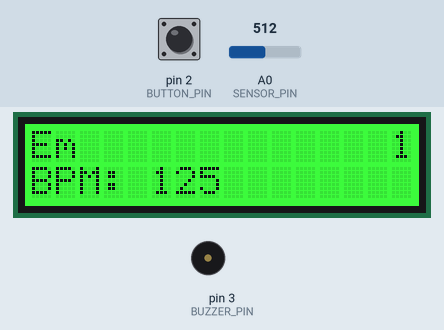
Bench run of a sketch on a simulated Arduino Uno, built with avr-gcc and run on an emulated ATmega328P. Parts: 16×2 character LCD, buzzer (waves = sounding). The test bench sets the inputs (shaded band); at power-on: pin 2 (BUTTON_PIN) LOW, A0 (SENSOR_PIN) = 512. Random numbers use the default seed unless the sketch sets one; what the sketch prints to the serial monitor is not drawn.

Above: at 0.82 s.
1.3 s: pin 2 (BUTTON_PIN) pulled HIGH for 2.1 s
At 2.31 s:
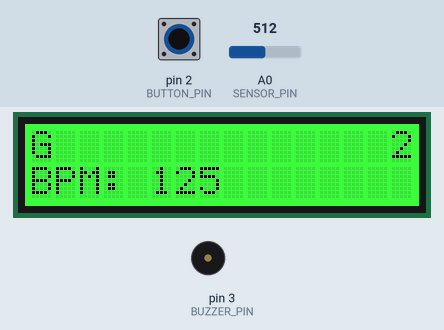
4.9 s: pin 2 (BUTTON_PIN) pulled HIGH for 2.1 s
At 6.24 s:
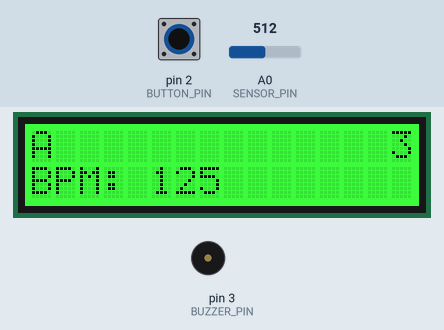
8.5 s: A0 (SENSOR_PIN) set to 0
At 10.8 s:
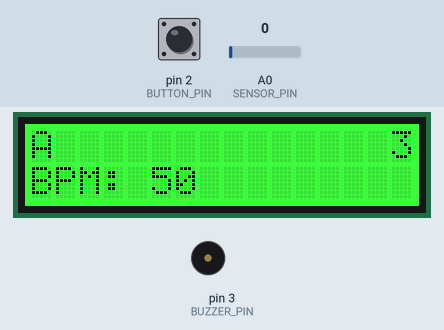
14.1 s: A0 (SENSOR_PIN) set to 306
At 15.2 s:
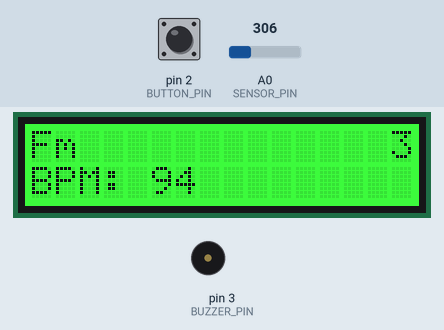
16.8 s: A0 (SENSOR_PIN) set to 900
At 18.48 s:
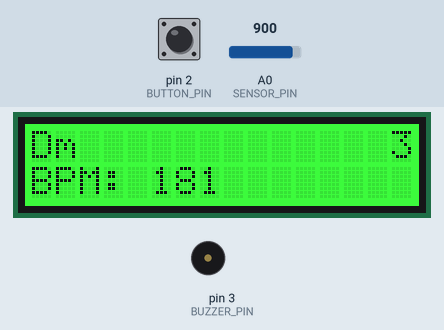
19.2 s: pin 2 (BUTTON_PIN) pulled HIGH for 2.1 s
At 22.55 s:
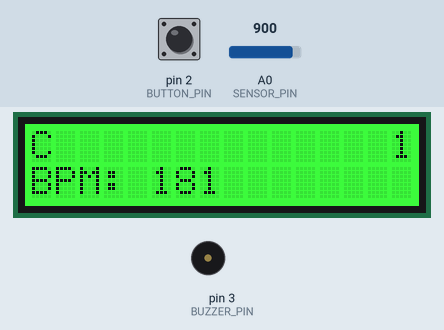
Timing chart, 0 to 23.8 s (numbered marks = the images above; inputs shaded):
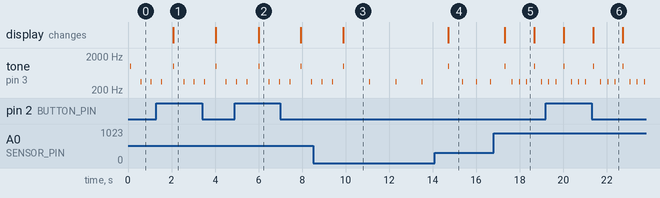

Measured:
- by itself, tone on pin 3 (BUZZER_PIN): plays 350 Hz for 0.01 s, 350 Hz for 0.01 s, 1000 Hz for 0.01 s, 350 Hz for 0.01 s, 350 Hz for 0.01 s, 350 Hz for 0.01 s
- what the display in image 5 shows lasts 1.4 s, from 17.3 s to 18.7 s

The sketch:

final_product.ino
```cpp
#include <Wire.h>
#include "rgb_lcd.h"

rgb_lcd lcd;

// Pin assignments
const int SENSOR_PIN = A0;   // Rotary angle sensor input pin
const int BUZZER_PIN = 3;    // Buzzer output pin
const int BUTTON_PIN = 2;    // button pin

// Variables
int sensorValue = 0;         // Current sensor value
int buzzerVolume = 128;      // Buzzer volume, range from 0 to 255
int buzzerPitch = 350;       // Buzzer pitch, in Hz
int delayTime = 500;         // Delay time between TIK TIK patterns, in milliseconds
String chords[] = {"Em", "C", "G", "D"};  // Array of chords to display
String chords1[] = {"G", "D", "Am", "C"};  // Array of chords to display
String strings[] = {"C", "D", "E", "G","A", "Cm", "Dm", "Em","Fm","Gm"};
int chordIndex = 0;          // Index of current chord to display
int z = 0;
int bpm = 0;

void setup() {
  // Set up buzzer pin as output
  pinMode(BUZZER_PIN, OUTPUT);
  pinMode(BUTTON_PIN, INPUT);

  // Set up LCD
  lcd.begin(16, 2);
  lcd.setRGB(0, 255, 0);     // Set LCD backlight color to green

  // Serial communication for debugging
  Serial.begin(9600);

  bool buttonState = digitalRead(BUTTON_PIN);
  int z = 0;
  bool pause = false;

  randomSeed(analogRead(0));
}

void loop() {
  // Read sensor value and map it to a delay between 50 and 200 ms
  sensorValue = analogRead(SENSOR_PIN);
  int sensorDelay = map(sensorValue, 0, 1023, 50, 200);

  bpm = map(sensorValue, 0, 1023, 50, 200);

  // Map sensor value to BPM between 50 and 200
  int bpm = map(sensorValue, 0, 1023, 50, 200);

  // Calculate delay time in ms based on BPM
  delayTime = 60000 / bpm / 2;

  // Debugging output
  Serial.print("Sensor value: ");
  Serial.println(sensorValue);
  Serial.print("Sensor delay: ");
  Serial.println(sensorDelay);
  Serial.print("BPM: ");
  Serial.println(bpm);
  Serial.print("Delay time: ");
  Serial.println(delayTime);

  bool buttonState = digitalRead(BUTTON_PIN);

  Serial.print("hihihihihihihi");
  Serial.print(z);
  bool pause = true;
  //for the button to change between 3 stages
  if(buttonState == HIGH)
  {
    Serial.print("nenenennene");
    Serial.print(z);

    if(z == 0 && pause == true)
    {
      z = 1;
      Serial.print("nonononono");
      Serial.print(z);
      chordIndex = 0;
      pause = false;
    }

    if(z == 1 && pause == true)
    {
      z = 2;
      Serial.print("minmimimi");
      Serial.print(z);
      pause = false;
    }
    if(z == 2 && pause == true)
    {
      z = 0;
      Serial.print(z);
      chordIndex = 0;
      pause = false;
    }
  }
  //for the first song
  if(z == 0)
    {
      lcd.clear();
      lcd.setCursor(0, 0);
      lcd.print(chords[chordIndex]);
      lcd.setCursor(15, 0);
      lcd.print("1");
      lcd.setCursor(0, 1);
      lcd.print("BPM: ");
      lcd.print(bpm);

    }
  //for the second song
  if(z == 1)
    {
      lcd.clear();
      lcd.setCursor(0, 0);
      lcd.print(chords1[chordIndex]);
      lcd.setCursor(15, 0);
      lcd.print("2");
      lcd.setCursor(0, 1);
      lcd.print("BPM: ");
      lcd.print(bpm);
    }
  //for the third one which is random
  if(z == 2)
    {
      int randomIndex = random(sizeof(strings)/sizeof(*strings));
      lcd.clear();
      lcd.setCursor(0, 0);
      lcd.print(strings[randomIndex]);
      lcd.setCursor(15, 0);
      lcd.print("3");
      lcd.setCursor(0, 1);
      lcd.print("BPM: ");
      lcd.print(bpm);
    }
  //this is for the tik sound 4/4
  for (int i = 0; i < 4; i++) {
    if(i==0)
     {
      buzzerPitch = 1000;
     }
    else if(i>0)
    {
      buzzerPitch = 350;
    }
       analogWrite(BUZZER_PIN, buzzerVolume); // Set buzzer volume
       tone(BUZZER_PIN, buzzerPitch, 10);     // Play tone for 10 ms
       delay(delayTime);                      // Wait for specified delay time
       noTone(BUZZER_PIN);                    // Turn off buzzer
       delay(delayTime);                      // Wait for specified delay time

  }

  // Increment chord index and loop back to 0 if end of array is reached
  chordIndex++;
  if (chordIndex >= 4) {
    chordIndex = 0;
  }
}
```
